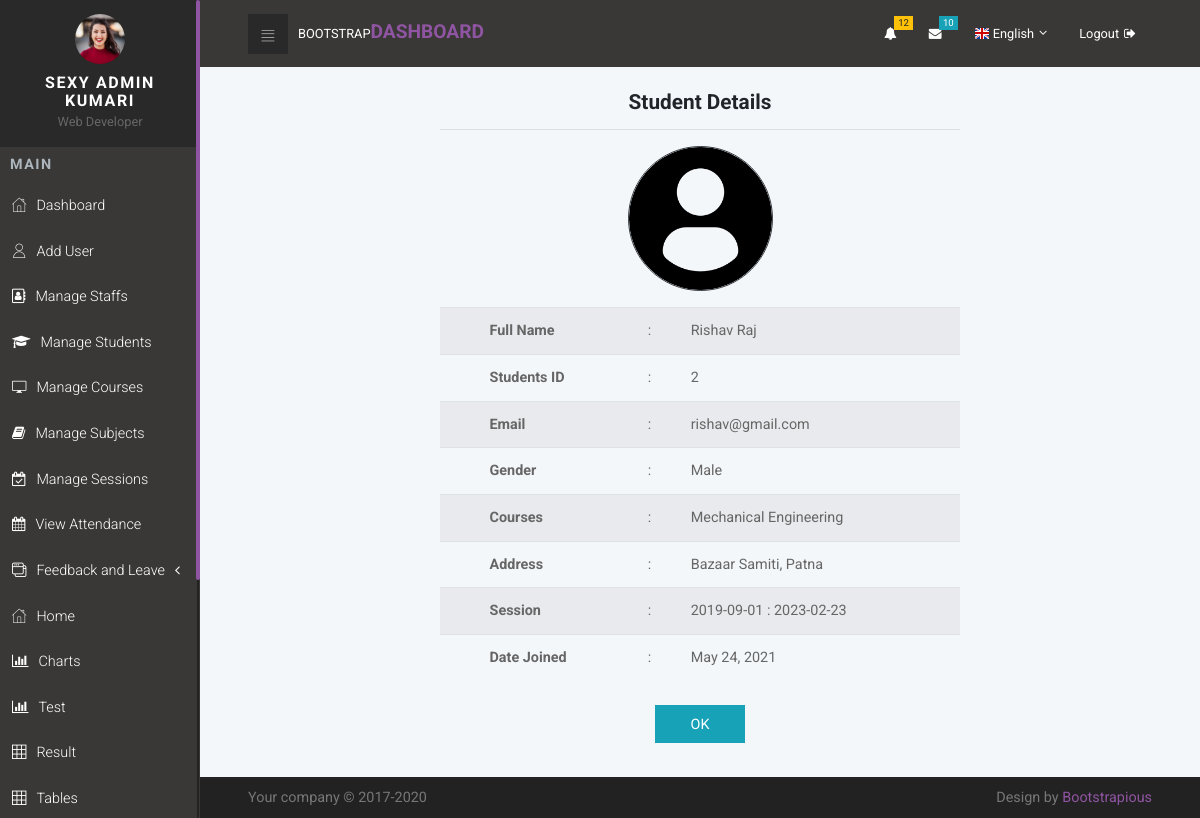
The page /see_detail/2 (signed in) on the database as committed earlier.
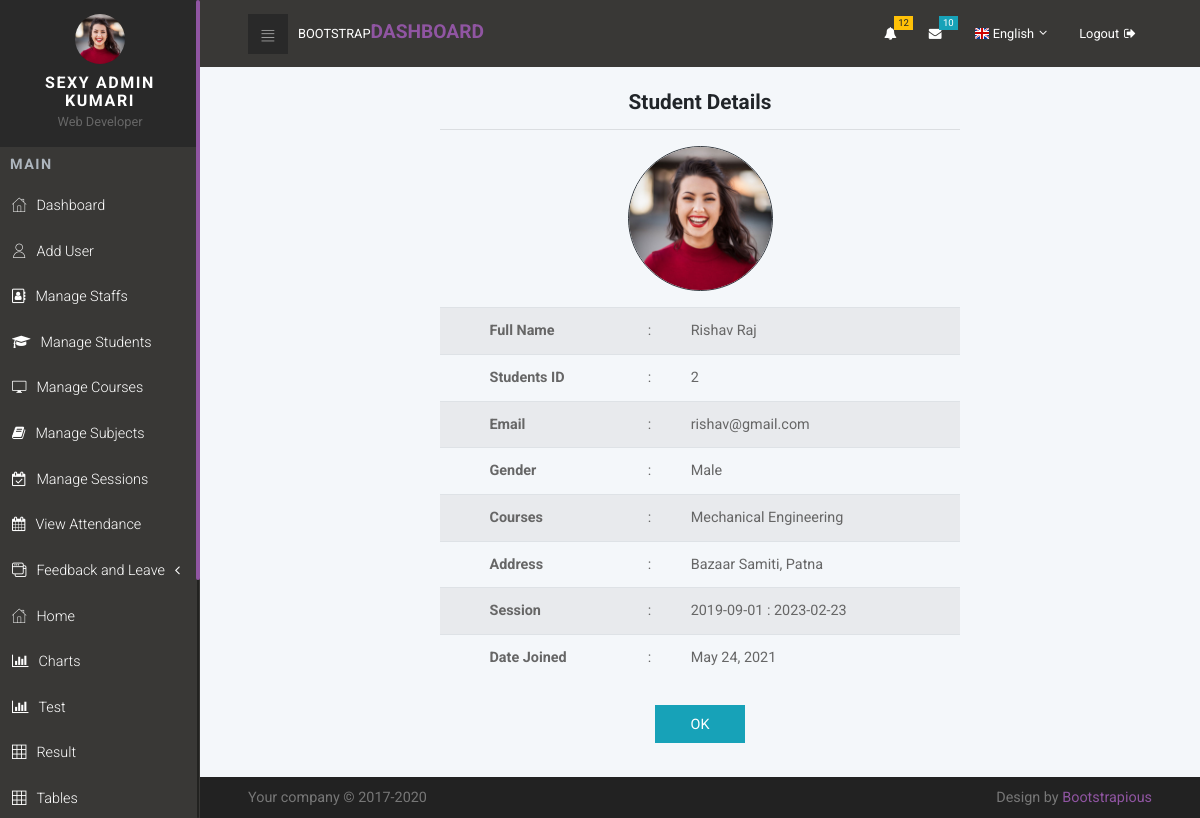
The same page on the database as committed later.
### sms_app/models.py (models this page shows, shortened)
class Student(models.Model):
    id = models.AutoField(primary_key = True)
    user = models.OneToOneField(User, on_delete = models.CASCADE)
    GENDER = (('Male', 'Male'),('Female', 'Female'),('Other', 'Other'))
    gender = models.CharField(max_length = 10, choices = GENDER)
    address = models.TextField(null = True)
    profile_pic = models.ImageField(default = "profile_demo.png", null = True, blank = True)
    session_under = models.ForeignKey(
        SessionYear, on_delete = models.CASCADE, null = True, blank = True)
    courses_taken = models.ForeignKey(
        'Course', on_delete = models.DO_NOTHING, null = True, blank = True)
    date_joined = models.DateField(auto_now_add = True)
    last_login = models.DateField(auto_now = True)

class Course(models.Model):
    id = models.AutoField(primary_key = True)
    course_name = models.CharField(max_length = 100, null = False)
    date_created = models.DateField(auto_now_add = True)
    date_updated = models.DateField(auto_now = True)
    def __str__(self):
        return self.course_name

class SessionYear(models.Model):
    id = models.AutoField(primary_key = True)
    session_start_year = models.DateField()
    session_end_year = models.DateField()
    def __str__(self):
        return "{} : {}".format(str(self.session_start_year), str(self.session_end_year))

### accounts/decorators.py (the view, shortened to what this page needs)
        def wrapper_func(request, *args, **kwargs):
            group = None
            if request.user.groups.exists():
                group = request.user.groups.all()[0].name
            if group in allowed_roles:
                return view_func(request, *args, **kwargs)

### sms_app/HODviews.py (called while the page is built)
@login_required
@allowed_users(allowed_roles=['hod'])
def see_detail_view(request, pk):
    stu = Student.objects.get(id=pk)
    context = {'student': stu}
    return render(request, 'HOD/see_detail.html', context)

### templates/HOD/see_detail.html (shortened to what this page needs)
{% extends 'HOD/base.html' %}
{% load static %}
{% block content %}
<br>
<div class="container">
  <div>
    <center><h2>Student Details</h2></center>
    <center>
      <hr>
       <img src="{{ student.profile_pic.url}}"
       class="border border-dark  border-5"style= "border-radius:50%;"
        width="145" height="145">
    </center>
  </div>
  <table class="table table-striped">
    <tbody>
      <tr>
        <th scope="row"></th>
        <td><b>Full Name</b></td>
        <td>:</td>
        <td>{{ student.user.first_name }} {{ student.user.last_name }}</td>
      </tr>
      <tr>
        <th scope="row"></th>
        <td><b>Students ID</b></td>
        <td>:</td>
        <td>{{ student.pk }} </td>
      </tr>
      <tr>
        <th scope="row"></th>
        <td><b>Email</b</td>
        <td>:</td>
        <td>{{ student.user.email }}</td>
      </tr>
      <tr>
        <th scope="row"></th>
        <td><b>Gender</b></td>
        <td>:</td>
        <td>{{ student.gender }}</td>
      </tr>
      <tr>
        <th scope="row"></th>
        <td><b>Courses</b></td>
        <td>:</td>
        <td>{{ student.courses_taken }}</td>
      </tr>
      <tr>
        <th scope="row"></th>
        <td><b>Address</b></td>
        <td>:</td>
        <td>{{ student.address }}</td>
      </tr>
      <tr>
        <th scope="row"></th>
        <td><b>Session</b></td>
        <td>:</td>
        <td>{{ student.session_under }}</td>
      </tr>
      <tr>
        <th scope="row"></th>
        <td><b>Date Joined</b></td>
        <td>:</td>
        <td>{{ student.date_joined }}</td>
      </tr>
    </tbody>
  </table>
  <center><a href="/manage_student" class="btn btn-info "
    style="margin:25px; padding-left: 35px;padding-right: 35px;">OK</a>
    </center>
</div>
{% endblock %}

Rows that differ between the two databases and show on the page:
changed Student "Male": profile_pic: a different picture
